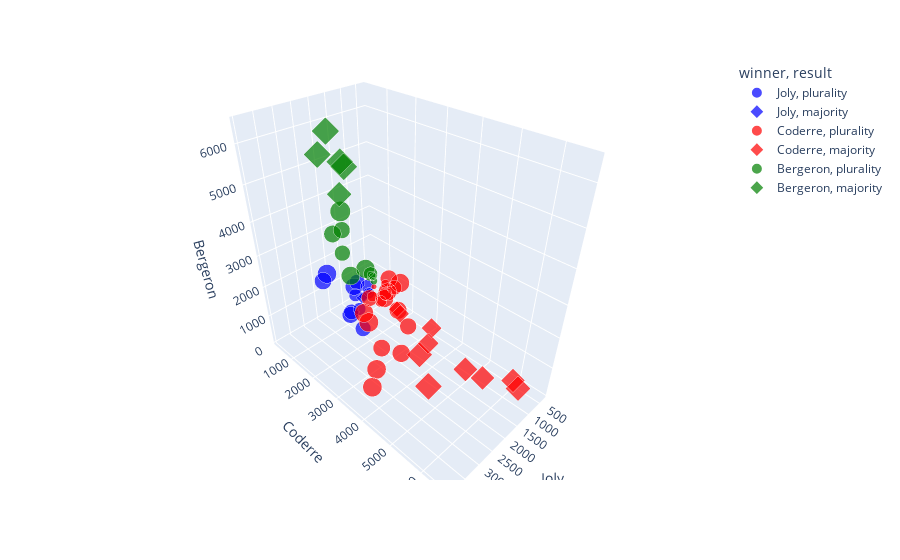

Notebook cell for this chart:
### Markdown cell above
#### plotly express 3d dimension

### Code cell
import plotly.express as px
df = px.data.election()
fig = px.scatter_3d(df, x="Joly", y="Coderre", z="Bergeron", color="winner", size="total", hover_name="district",
                  symbol="result", color_discrete_map = {"Joly": "blue", "Bergeron": "green", "Coderre":"red"})
fig.show()

### Figure 1 — Plotly figure (JSON) as saved in the notebook; plotly's stock layout.template omitted (floating-point values rounded to 4 significant figures)
{"data": [{"hovertemplate": "<b>%{hovertext}</b><br><br>winner=Joly<br>result=plurality<br>Joly=%{x}<br>Coderre=%{y}<br>Bergeron=%{z}<br>total=%{marker.size}<extra></extra>", "hovertext": ["101-Bois-de-Liesse", "102-Cap-Saint-Jacques", "161-Saint-HenriPetite-BourgognePointe-Saint-Charles", "172-Desmarchais-Crawford", "181-Peter-McGill", "182-Saint-Jacques", "33-Snowdon", "34-Notre-Dame-de-Grâce", "35-Loyola", "41-du Canal", "43-Fort-Rolland", "63-Jacques-Bizard"], "legendgroup": "Joly, plurality", "marker": {"color": "blue", "size": [7334, 6363, 9378, 7956, 4099, 6357, 4687, 7688, 6125, 3263, 4438, 1432], "sizemode": "area", "sizeref": 27.62, "symbol": "circle"}, "mode": "markers", "name": "Joly, plurality", "scene": "scene", "showlegend": true, "type": "scatter3d", "x": [3024, 2675, 3578, 2849, 1894, 2282, 1636, 3262, 2648, 1266, 1908, 690], "y": [2481, 2525, 2432, 2476, 1451, 1906, 1548, 1773, 2040, 1165, 1325, 518], "z": [1829, 1163, 3368, 2631, 754, 2169, 1503, 2653, 1437, 832, 1205, 224]}, {"hovertemplate": "<b>%{hovertext}</b><br><br>winner=Joly<br>result=majority<br>Joly=%{x}<br>Coderre=%{y}<br>Bergeron=%{z}<br>total=%{marker.size}<extra></extra>", "hovertext": ["61-Pierre-Foretier", "62-Denis-Benjamin-Viger"], "legendgroup": "Joly, majority", "marker": {"color": "blue", "size": [1887, 1889], "sizemode": "area", "sizeref": 27.62, "symbol": "diamond"}, "mode": "markers", "name": "Joly, majority", "scene": "scene", "showlegend": true, "type": "scatter3d", "x": [998, 1068], "y": [631, 595], "z": [258, 226]}, {"hovertemplate": "<b>%{hovertext}</b><br><br>winner=Coderre<br>result=plurality<br>Joly=%{x}<br>Coderre=%{y}<br>Bergeron=%{z}<br>total=%{marker.size}<extra></extra>", "hovertext": ["11-Sault-au-Récollet", "12-Saint-Sulpice", "134-Marie-Victorin", "14-Bordeaux-Cartierville", "141-Côte-de-Liesse", "142-Norman-McLaren", "162-Saint-PaulÉmard", "171-ChamplainL'Île-des-Soeurs", "192-François-Perrault", "194-Parc-Extension", "22-Est", "31-Darlington", "42-J.-Émery-Provost", "51-Sault-Saint-Louis", "52-Cecil-P.-Newman", "64-Sainte-Geneviève", "71-Tétreaultville", "74-Louis-Riel", "91-Claude-Ryan"], "legendgroup": "Coderre, plurality", "marker": {"color": "red", "size": [8650, 8316, 9259, 7247, 9587, 8385, 7096, 9200, 7583, 5615, 3469, 4287, 3003, 9560, 7809, 789, 9737, 8025, 2062], "sizemode": "area", "sizeref": 27.62, "symbol": "circle"}, "mode": "markers", "name": "Coderre, plurality", "scene": "scene", "showlegend": true, "type": "scatter3d", "x": [2532, 2543, 2431, 2081, 3959, 2822, 2438, 3291, 2039, 1402, 1172, 1232, 1157, 3717, 2943, 326, 3454, 2338, 423], "y": [3348, 3252, 3673, 3612, 4308, 4104, 2566, 3347, 2878, 2420, 1589, 1873, 1193, 4201, 3536, 332, 3694, 3509, 996], "z": [2770, 2521, 3155, 1554, 1320, 1459, 2092, 2562, 2666, 1793, 708, 1182, 653, 1642, 1330, 131, 2589, 2178, 643]}, {"hovertemplate": "<b>%{hovertext}</b><br><br>winner=Coderre<br>result=majority<br>Joly=%{x}<br>Coderre=%{y}<br>Bergeron=%{z}<br>total=%{marker.size}<extra></extra>", "hovertext": ["121-La Pointe-aux-Prairies", "122-Pointe-aux-Trembles", "123-Rivière-des-Prairies", "151-Saint-Léonard-Est", "152-Saint-Léonard-Ouest", "191-Saint-Michel", "21-Ouest", "23-Centre", "81-Marie-Clarac", "82-Ovide-Clermont"], "legendgroup": "Coderre, majority", "marker": {"color": "red", "size": [10546, 9465, 8351, 6454, 8479, 5872, 3951, 4663, 9111, 8060], "sizemode": "area", "sizeref": 27.62, "symbol": "diamond"}, "mode": "markers", "name": "Coderre, majority", "scene": "scene", "showlegend": true, "type": "scatter3d", "x": [3330, 2852, 1656, 1641, 1908, 1220, 1076, 1286, 1435, 1051], "y": [5456, 4734, 5737, 3931, 5387, 3668, 2184, 2526, 6591, 6229], "z": [1760, 1879, 958, 882, 1184, 984, 691, 851, 1085, 780]}, {"hovertemplate": "<b>%{hovertext}</b><br><br>winner=Bergeron<br>result=plurality<br>Joly=%{x}<br>Coderre=%{y}<br>Bergeron=%{z}<br>total=%{marker.size}<extra></extra>", "hovertext": ["113-Jeanne-Mance", "13-Ahuntsic", "133-Vieux-Rosemont", "183-Sainte-Marie", "32-Côte-des-Neiges", "72-MaisonneuveLongue-Pointe", "73-Hochelaga", "92-Joseph-Beaubien", "93-Robert-Bourassa", "94-Jeanne-Sauvé"], "legendgroup": "Bergeron, plurality", "marker": {"color": "green", "size": [7370, 9282, 10866, 6445, 5172, 9135, 7900, 1965, 1330, 1678], "sizemode": "area", "sizeref": 27.62, "symbol": "circle"}, "mode": "markers", "name": "Bergeron, plurality", "scene": "scene", "showlegend": true, "type": "scatter3d", "x": [2316, 2873, 3234, 2271, 1578, 3139, 2675, 592, 419, 489], "y": [1455, 2979, 2670, 1347, 1644, 2746, 1546, 540, 446, 491], "z": [3599, 3430, 4962, 2827, 1950, 3250, 3679, 833, 465, 698]}, {"hovertemplate": "<b>%{hovertext}</b><br><br>winner=Bergeron<br>result=majority<br>Joly=%{x}<br>Coderre=%{y}<br>Bergeron=%{z}<br>total=%{marker.size}<extra></extra>", "hovertext": ["111-Mile-End", "112-DeLorimier", "131-Saint-Édouard", "132-Étienne-Desmarteau", "193-Villeray"], "legendgroup": "Bergeron, majority", "marker": {"color": "green", "size": [9030, 10747, 11050, 10867, 10802], "sizemode": "area", "sizeref": 27.62, "symbol": "diamond"}, "mode": "markers", "name": "Bergeron, majority", "scene": "scene", "showlegend": true, "type": "scatter3d", "x": [2514, 3044, 2815, 2788, 2782], "y": [1734, 1770, 1827, 2331, 2201], "z": [4782, 5933, 6408, 5748, 5819]}], "layout": {"legend": {"itemsizing": "constant", "title": {"text": "winner, result"}, "tracegroupgap": 0}, "margin": {"t": 60}, "scene": {"domain": {"x": [0, 1], "y": [0, 1]}, "xaxis": {"title": {"text": "Joly"}}, "yaxis": {"title": {"text": "Coderre"}}, "zaxis": {"title": {"text": "Bergeron"}}}}}
